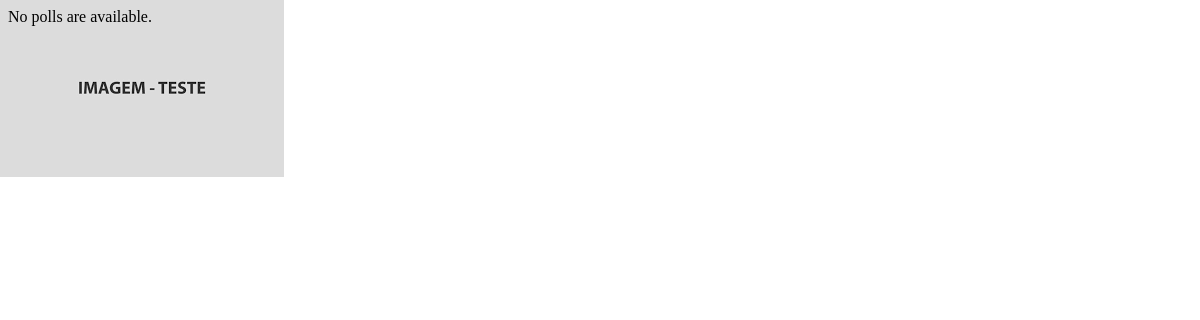
The page /polls/ on the database as committed earlier.
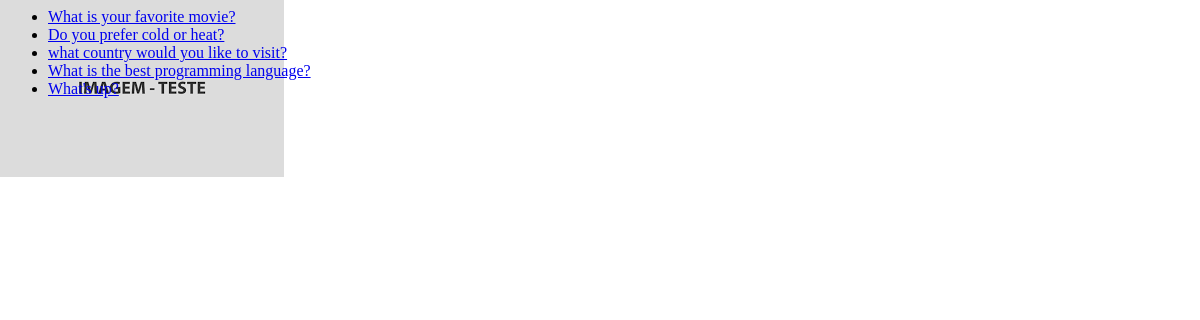
The same page on the database as committed later.
### polls/models.py (models this page shows, shortened)
class Question(models.Model):
    question_text = models.CharField(max_length=200)
    pub_date = models.DateTimeField('date published')

### polls/views.py (the view)
# urls.py: path('', views.IndexView.as_view(), name='index'),
class IndexView(generic.ListView):
    template_name = 'polls/index.html'
    context_object_name = 'latest_question_list'
    def get_queryset(self):
        return Question.objects.filter(
            pub_date__lte=timezone.now()
        ).order_by('-pub_date')[:5]

### polls/templates/polls/index.html
{% load static %}
<link rel="stylesheet" href="{% static 'polls/style.css' %}">
{% if latest_question_list %}
    <ul>
    {% for question in latest_question_list %}
        <li><a href="{% url 'polls:detail' question.id %}">{{ question.question_text }}</a></li>
    {% endfor %}
    </ul>
{% else %}
    <p>No polls are available.</p>
{% endif %}

Rows that differ between the two databases and show on the page:
added Question: question_text "What is your favorite movie?"
added Question: question_text "Do you prefer cold or heat?"
added Question: question_text "what country would you like to visit?"
added Question: question_text "What is the best programming language?"
added Question: question_text "What's up?"
Other text that changed with them:
text no longer shown: "No polls are available."
